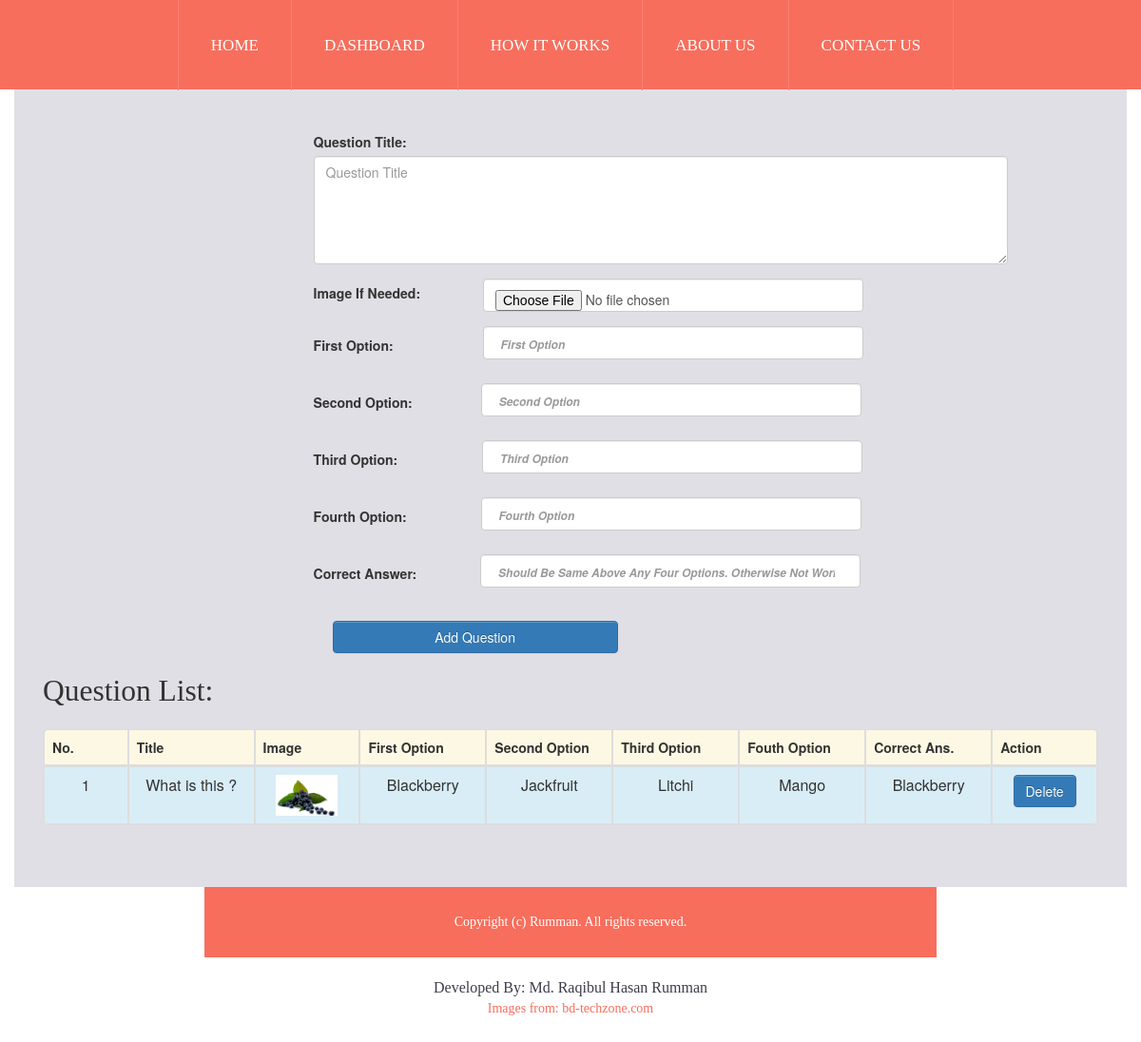
Page /multiplequestion.php?mulq=25 (signed in) on the committed database.
### tables this page shows
CREATE TABLE `groupquestions` (
  `id` int(11) NOT NULL,
  `questionTitle` varchar(255) NOT NULL,
  `mulfiop` varchar(255) NOT NULL,
  `mulsiop` varchar(255) NOT NULL,
  `multhop` varchar(255) NOT NULL,
  `mulfoop` varchar(255) NOT NULL,
  `mulcs` varchar(255) NOT NULL,
  `image` text NOT NULL,
  `tffiop` varchar(255) NOT NULL,
  `tfsiop` varchar(255) NOT NULL,
  `tfcs` varchar(255) NOT NULL,
  `group_id` int(11) DEFAULT NULL,
  `group_token` varchar(255) NOT NULL
);

### lib/Database.php (called while the page is built, shortened)
<?php
Class Database{
	public $host   = DB_HOST;
	public $user   = DB_USER;
	public $pass   = DB_PASS;
	public $dbname = DB_NAME;
	public $link;
	private function connectDB(){
	$this->link = new mysqli($this->host, $this->user, $this->pass, $this->dbname);
   }
   public function select($query,$type,$arr,$column)
	{
		$stmt = $this->link->prepare($query) or die($this->link->error.__LINE__);
        if(empty($column)){
        	if(empty($type) || empty($arr)){
        		$stmt->execute();
        		$stmt = $stmt->get_result();
        	}else{
        	 call_user_func_array(array($stmt, 'bind_param'), array_merge($type, $arr));
        	 $stmt->execute();
        	 $stmt = $stmt->get_result();
        	}
        }
		if($stmt->num_rows>0){
			return $stmt;
		}
		else{
			return false;
		}
	 }
 }
?>

### classes/Question.php (called while the page is built, shortened)
<?php
  $filepath = realpath(dirname(__FILE__));
  include_once ($filepath."/../lib/Database.php");
?>
<?php
   class Question
  {
	  	private $db;
	  	function __construct()
	  	{
	  		$this->db = new Database();
	  	}
	  	public function showmultiplequestion($gid){
	  		$tff="";
	  		$query = "SELECT * from groupquestions where group_id=? AND 	tffiop=?";
	  		$result = $this->db->select($query,array('is'),array(&$gid,&$tff),array());
	  		if($result){
	  			return $result;
	  		}else{
	  			return false;
	  		}
	  	}
  }
?>

### multiplequestion.php (the view, shortened to what this page needs)
<?php
include('includes/header1.php');
include('includes/menu.php');
?>
<?php
 if(!isset($_GET['mulq']) && $_GET['mulq']==NULL){
     echo "<script>window.location='admindashboard.php'</script>";
  }else{
     $mulqid = $_GET['mulq'];
  }
?>
<div class="container bg-light-gray">
 <div class="main-content">
  <div class="featured-content">
   <section>
    <div class="row-fluid">
     <div class="span8 offset3">
        <form action="" method="POST" enctype="multipart/form-data">
          <div class="form-group hgad" style="margin-top: 0px;">
            <label style="margin-right: 56px;">Question Title: </label>
            <textarea class="form-control" rows="5"  name="mulqtitle" required="1" placeholder="Question Title" ></textarea>
          </div>
          <div class="form-group hgad form-inline">
            <label style="margin-right: 42px;">Image If Needed: </label>
            <input type="file" class="form-control adgrfs" name="image">
          </div>
          <div class="form-group hgad">
            <label style="margin-right: 70px;">First Option: </label>
            <input type="text" class="form-control adgrfs" name="mulfiop"  placeholder="First Option" required="1">
          </div>
          <div class="form-group hgad">
            <label style="margin-right: 48px;">Second Option: </label>
            <input type="text" class="form-control adgrfs" name="mulsiop" placeholder="Second Option" required="1">
          </div>
          <div class="form-group hgad">
            <label style="margin-right: 65px;">Third Option: </label>
            <input type="text" class="form-control adgrfs" name="multhop" placeholder="Third Option" required="1">
          </div>
          <div class="form-group hgad">
            <label style="margin-right: 54px;">Fourth Option: </label>
            <input type="text" class="form-control adgrfs" name="mulfoop" placeholder="Fourth Option" required="1">
          </div>
          <div class="form-group hgad">
            <label style="margin-right: 43px;">Correct Answer: </label>
            <input type="text" class="form-control adgrfs" name="mulcs" placeholder="Should Be Same Above Any Four Options. Otherwise Not Work." required="1">
          </div>
          <button type="submit" class="btn btn-primary agb">Add Question</button>
      </form>
     </div>
    </div>
    </section>
    <section>
      <div class="row-fluid">
       <div class="span12">
         <h2>Question List: </h2><br>
         <table class="table table-bordered table-striped">
            <thead>
            <tr class="warning">
              <th width="8%">No.</th>
              <th width="12%">Title</th>
              <th width="10%">Image</th>
              <th width="12%">First Option</th>
              <th width="12%">Second Option</th>
              <th width="12%">Third Option</th>
              <th width="12%">Fouth Option</th>
              <th width="12%">Correct Ans.</th>
              <th width="10%">Action</th>
            </tr>
            </thead>
            <tbody>
          <?php
             $smresult = $qs->showmultiplequestion($mulqid);
             if($smresult){
              $i = 0;
               while ($value = $smresult->fetch_assoc()) {
                $i++;
          ?>
            <tr class="info cta">
               <td><?php echo $i;?></td>
               <td><?php echo $value['questionTitle']; ?></td>
               <td><img src="<?php echo $value['image'];?>" height="65" width="65"></td>
               <td><?php echo $value['mulfiop']; ?></td>
               <td><?php echo $value['mulsiop']; ?></td>
               <td><?php echo $value['multhop']; ?></td>
               <td><?php echo $value['mulfoop']; ?></td>
               <td><?php echo $value['mulcs']; ?></td>
               <td><a href="deletemulques.php?demq=<?php echo $value['id']; ?>"><button class="btn btn-primary">Delete</button></a></td>
            </tr>
            <?php } }?>
            </tbody>
          </table>
       </div>
      </div>
    </section>
  </div>
 </div>
</div>
<?php
include('includes/footer.php');
?>

### css/custom-styles.css (style rules this page uses)
body { font-family: 'open_sansregular';background: #cfced3; font-size: 14px; }
h1, h2, h3, h4, h5, h6 { margin:0; font-weight: normal; }
h2 { font-family: 'fjalla_oneregular'; }
a { transition:all 1s; }
.bg-light-gray { background: #e0dfe5; }
.main-content { padding: 0 30px; }
.featured-content { padding: 45px 0; }

### css/component.css (style rules this page uses)
*, *:after, *::before { -webkit-box-sizing: border-box; -moz-box-sizing: border-box; box-sizing: border-box; }
body { font-family: 'Raleway', sans-serif; }

### css/style.css (style rules this page uses)
.adgrfs { width:400px !important; height:35px !important; margin-left:20px !important; }
.hgad { margin-top: 15px; }
.agb { display: block; margin-top: 25px; width: 300px; margin-left: 20px; }
.cta td { text-align: center; font-size: 16px; }

### rows in the picture
groupquestions: questionTitle "What is this ?", image (picture), mulfiop "Blackberry", mulsiop "Jackfruit", multhop "Litchi", mulfoop "Mango", mulcs "Blackberry"
